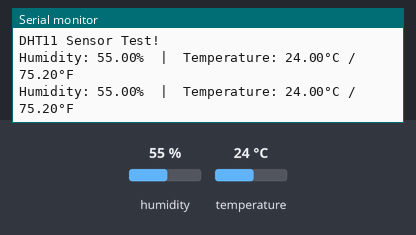
The sketch below on a simulated Arduino Uno, built with avr-gcc and run on an emulated ATmega328P. Shown: the last lines printed to the serial monitor. The inputs (shaded band) are chosen by the test bench; at power-on: humidity 55 %, temperature 24 °C.

Above: at 4.8 s.
4.9 s: humidity set to 22 %
At 7.1 s:
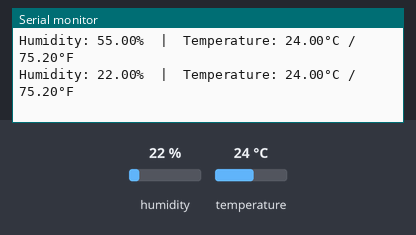
7.9 s: temperature set to 12 °C
At 9.6 s:
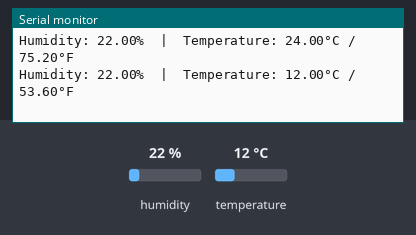
10.9 s: humidity set to 40 %
At 13.2 s:
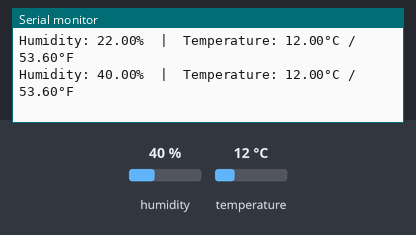
Timing chart, 0 to 14.7 s (numbered marks = the images above; inputs shaded):
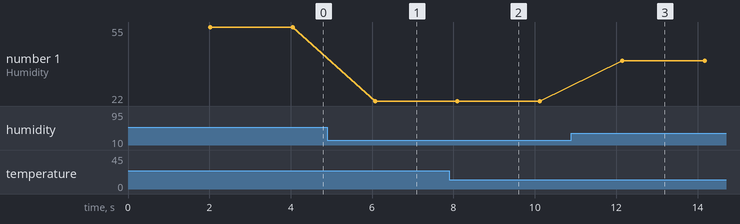

Measured:
- after the input at 4.9 s, the serial monitor: prints a new line after 1.2 s (image 1)
- after the input at 7.9 s, the serial monitor: prints a new line after 0.20 s (image 2)
- after the input at 10.9 s, the serial monitor: prints a new line after 1.2 s (image 3)
- plotted number 1: 55 → 22 after the input at 4.9 s, 22 → 40 after the input at 10.9 s

The sketch:

DHT11.ino
```cpp
// Include the DHT library
#include "DHT.h"

// The pin the DHT11 data pin is connected to
const int dhtPin = 2;

// The type of DHT sensor we are using
const int dhtType = DHT11;

// Initialize the DHT sensor object
DHT dht(dhtPin, dhtType);

void setup() {
  // Start the serial monitor
  Serial.begin(9600);
  Serial.println("DHT11 Sensor Test!");

  // Start the DHT sensor
  dht.begin();
}

void loop() {
  // The DHT11 is a slow sensor. Wait 2 seconds between measurements.
  delay(2000);

  // Read humidity as a percentage
  float humidity = dht.readHumidity();

  // Read temperature as Celsius
  float tempC = dht.readTemperature();

  // Read temperature as Fahrenheit (isFahrenheit = true)
  float tempF = dht.readTemperature(true);

  // Check if any reads failed and exit early (to try again)
  if (isnan(humidity) || isnan(tempC) || isnan(tempF)) {
    Serial.println("Failed to read from DHT sensor!");
    return;
  }

  // Print the results to the Serial Monitor
  Serial.print("Humidity: ");
  Serial.print(humidity);
  Serial.print("%  |  ");
  Serial.print("Temperature: ");
  Serial.print(tempC);
  Serial.print("°C / ");
  Serial.print(tempF);
  Serial.println("°F");
}
```
